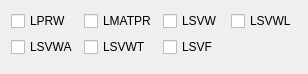
             <widget class="QWidget" name="printPage">
              <property name="geometry">
               <rect>
                <x>0</x>
                <y>0</y>
                <width>308</width>
                <height>74</height>
               </rect>
              </property>
              <attribute name="label">
               <string>Print</string>
              </attribute>
              <attribute name="toolTip">
               <string>Print settings (l)</string>
              </attribute>
              <layout class="QVBoxLayout" name="verticalLayout_15">
               <item>
                <layout class="QGridLayout" name="gridLayout_10">
                 <item row="0" column="3">
                  <widget class="QCheckBox" name="LSVWL">
                   <property name="toolTip">
                    <string>Save numerical values of the longitudinal wake potential
on a separate file. When MROT=1, they are normalized by
the transverse offset of the driving beam.</string>
                   </property>
                   <property name="text">
                    <string>LSVWL</string>
                   </property>
                  </widget>
                 </item>
                 <item row="1" column="0">
                  <widget class="QCheckBox" name="LSVWA">
                   <property name="toolTip">
                    <string>Save numerical values of the azimuthal wake potential on
a separate file. They are normalized by the transverse
offset of the driving beam.</string>
                   </property>
                   <property name="text">
                    <string>LSVWA</string>
                   </property>
                  </widget>
                 </item>
                 <item row="1" column="2">
                  <widget class="QCheckBox" name="LSVF">
                   <property name="toolTip">
                    <string>Save Fourier transform results (impedance, etc.) on a
separate file. This option is effective only when
LFFT=.T.. The default value of the logical device
number assigned to this file is 8.</string>
                   </property>
                   <property name="text">
                    <string>LSVF</string>
                   </property>
                  </widget>
                 </item>
                 <item row="0" column="1">
                  <widget class="QCheckBox" name="LMATPR">
                   <property name="toolTip">
                    <string>Print cavity shape actually used on line
printer.</string>
                   </property>
                   <property name="text">
                    <string>LMATPR</string>
                   </property>
                  </widget>
                 </item>
                 <item row="0" column="0">
                  <widget class="QCheckBox" name="LPRW">
                   <property name="toolTip">
                    <string>Print numerical values of all wake potentials on line
printer.</string>
                   </property>
                   <property name="text">
                    <string>LPRW</string>
                   </property>
                  </widget>
                 </item>
                 <item row="0" column="2">
                  <widget class="QCheckBox" name="LSVW">
                   <property name="toolTip">
                    <string>Save numerical values of all wake potentials on a separate
file. When MROT=1, they are normalized by the transverse
offset of the driving beam. The default value of the logical
device number assigned to this file is 8.</string>
                   </property>
                   <property name="text">
                    <string>LSVW</string>
                   </property>
                  </widget>
                 </item>
                 <item row="1" column="1">
                  <widget class="QCheckBox" name="LSVWT">
                   <property name="toolTip">
                    <string>Save numerical values of the transverse wake potential on
a separate file. They are normalized by the transverse
offset of the driving beam.</string>
                   </property>
                   <property name="text">
                    <string>LSVWT</string>
                   </property>
                  </widget>
                 </item>
                </layout>
               </item>
               <item>
                <spacer name="verticalSpacer_8">
                 <property name="orientation">
                  <enum>Qt::Vertical</enum>
                 </property>
                 <property name="sizeHint" stdset="0">
                  <size>
                   <width>20</width>
                   <height>40</height>
                  </size>
                 </property>
                </spacer>
               </item>
              </layout>
             </widget>
